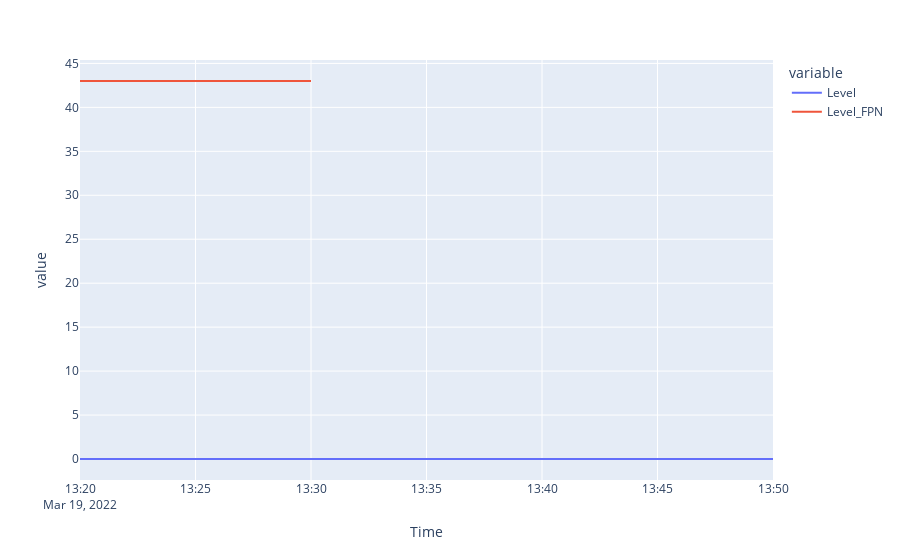

The code cell stored with this chart in its notebook:
### Code cell
px.line(curtailment_df.loc[curtailment_df["Unit"]=="E_BTUIW-3"], y=['Level', 'Level_FPN'])

### Figure 1 — Plotly figure (JSON) as saved in the notebook; plotly's stock layout.template omitted (floating-point values rounded to 4 significant figures)
{"data": [{"hovertemplate": "variable=Level<br>Time=%{x}<br>value=%{y}<extra></extra>", "legendgroup": "Level", "line": {"color": "#636efa", "dash": "solid"}, "marker": {"symbol": "circle"}, "mode": "lines", "name": "Level", "orientation": "v", "showlegend": true, "type": "scatter", "x": ["2022-03-19T13:20:00", "2022-03-19T13:21:00", "2022-03-19T13:22:00", "2022-03-19T13:23:00", "2022-03-19T13:24:00", "2022-03-19T13:25:00", "2022-03-19T13:26:00", "2022-03-19T13:27:00", "2022-03-19T13:28:00", "2022-03-19T13:29:00", "2022-03-19T13:30:00", "2022-03-19T13:31:00", "2022-03-19T13:32:00", "2022-03-19T13:33:00", "2022-03-19T13:34:00", "2022-03-19T13:35:00", "2022-03-19T13:36:00", "2022-03-19T13:37:00", "2022-03-19T13:38:00", "2022-03-19T13:39:00", "2022-03-19T13:40:00", "2022-03-19T13:41:00", "2022-03-19T13:42:00", "2022-03-19T13:43:00", "2022-03-19T13:44:00", "2022-03-19T13:45:00", "2022-03-19T13:46:00", "2022-03-19T13:47:00", "2022-03-19T13:48:00", "2022-03-19T13:49:00", "2022-03-19T13:50:00"], "xaxis": "x", "y": [0, 0, 0, 0, 0, 0, 0, 0, 0, 0, 0, 0, 0, 0, 0, 0, 0, 0, 0, 0, 0, 0, 0, 0, 0, 0, 0, 0, 0, 0, 0], "yaxis": "y"}, {"hovertemplate": "variable=Level_FPN<br>Time=%{x}<br>value=%{y}<extra></extra>", "legendgroup": "Level_FPN", "line": {"color": "#EF553B", "dash": "solid"}, "marker": {"symbol": "circle"}, "mode": "lines", "name": "Level_FPN", "orientation": "v", "showlegend": true, "type": "scatter", "x": ["2022-03-19T13:20:00", "2022-03-19T13:21:00", "2022-03-19T13:22:00", "2022-03-19T13:23:00", "2022-03-19T13:24:00", "2022-03-19T13:25:00", "2022-03-19T13:26:00", "2022-03-19T13:27:00", "2022-03-19T13:28:00", "2022-03-19T13:29:00", "2022-03-19T13:30:00", "2022-03-19T13:31:00", "2022-03-19T13:32:00", "2022-03-19T13:33:00", "2022-03-19T13:34:00", "2022-03-19T13:35:00", "2022-03-19T13:36:00", "2022-03-19T13:37:00", "2022-03-19T13:38:00", "2022-03-19T13:39:00", "2022-03-19T13:40:00", "2022-03-19T13:41:00", "2022-03-19T13:42:00", "2022-03-19T13:43:00", "2022-03-19T13:44:00", "2022-03-19T13:45:00", "2022-03-19T13:46:00", "2022-03-19T13:47:00", "2022-03-19T13:48:00", "2022-03-19T13:49:00", "2022-03-19T13:50:00"], "xaxis": "x", "y": [43, 43, 43, 43, 43, 43, 43, 43, 43, 43, 43, null, null, null, null, null, null, null, null, null, null, null, null, null, null, null, null, null, null, null, null], "yaxis": "y"}], "layout": {"legend": {"title": {"text": "variable"}, "tracegroupgap": 0}, "margin": {"t": 60}, "xaxis": {"anchor": "y", "domain": [0, 1], "title": {"text": "Time"}}, "yaxis": {"anchor": "x", "domain": [0, 1], "title": {"text": "value"}}}}
